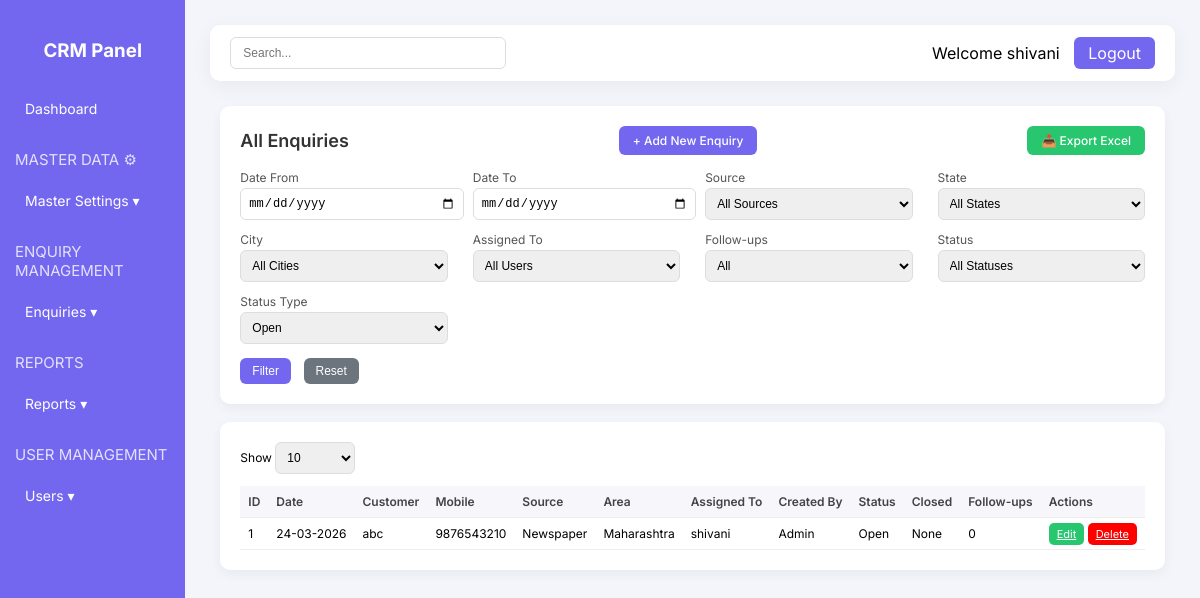
Page /enquiry/enquiries (signed in) on the committed database.
### app/models/user.py (models this page shows, shortened)
class User(db.Model, UserMixin):
    __tablename__ = "users"
    id = db.Column(db.Integer, primary_key=True)
    username = db.Column(db.String(150), unique=True, nullable=False)
    email = db.Column(db.String(150), unique=True)
    password = db.Column(db.String(255), nullable=False)
    role = db.Column(db.String(50), nullable=False, default="Admin")
    assigned_enquiries = db.relationship(
        "Enquiry",
        foreign_keys="Enquiry.assigned_to",
        back_populates="assigned_user"
    )
    created_enquiries = db.relationship(
        "Enquiry",
        foreign_keys="Enquiry.created_by",
        back_populates="created_user"
    )

### app/models/enquiry.py (models this page shows)
class Enquiry(db.Model):
    __tablename__ = "enquiries"
    id = db.Column(db.Integer, primary_key=True)
    date = db.Column(db.Date, default=datetime.utcnow)
    customer = db.Column(db.String(100))
    mobile = db.Column(db.String(15))
    alt_mobile = db.Column(db.String(15))
    email = db.Column(db.String(100))
    source = db.Column(db.String(50))
    area = db.Column(db.String(100))
    city = db.Column(db.String(100))
    product = db.Column(db.String(100))
    assigned_to = db.Column(db.Integer, db.ForeignKey("users.id"))
    status = db.Column(db.String(50))       # Open, Followup, Closed
    closed = db.Column(db.String(50))
    assigned_to = db.Column(db.Integer, db.ForeignKey("users.id"), nullable=False)
    assigned_user = db.relationship(
        "User",
        foreign_keys=[assigned_to],
        back_populates="assigned_enquiries"
    )
    created_by = db.Column(db.Integer, db.ForeignKey("users.id"))
    created_user = db.relationship(
        "User",
        foreign_keys=[created_by],
        back_populates="created_enquiries"
    )
    status = db.Column(db.String(50), default="Open")
    closed = db.Column(db.String(20))
    remark = db.Column(db.Text)
    followup_date=db.Column(db.Date, nullable=True)
    followups = db.relationship("FollowUp", backref="enquiry", lazy=True)

### app/routes/enquiry_routes.py (the view)
@enquiry_bp.route("/all")
@enquiry_bp.route("/enquiries")
@login_required
def all_enquiries():
    try:
        query = Enquiry.query.order_by(Enquiry.id.desc())
        date_from = request.args.get("date_from")
        date_to = request.args.get("date_to")
        source = request.args.get("source")
        city = request.args.get("city")
        search = request.args.get("search")
        assigned_to = request.args.get("assigned_to")
        if date_from:
            date_from_obj = datetime.strptime(date_from, "%Y-%m-%d").date()
            query = query.filter(Enquiry.date >= date_from_obj)
        if date_to:
            date_to_obj = datetime.strptime(date_to, "%Y-%m-%d").date()
            query = query.filter(Enquiry.date <= date_to_obj)
        if source and source != "All Sources":
            query = query.filter(Enquiry.source == source)
        if city:
            query = query.filter(Enquiry.city == city)
        if assigned_to:
            query = query.filter(Enquiry.assigned_to == assigned_to)
        if search:
            query = query.filter(
                Enquiry.customer.ilike(f"%{search}%")
            )
        enquiries = query.all()
        states = db.session.query(Enquiry.area).distinct().all()
        cities = db.session.query(Enquiry.city).distinct().all()
        users = User.query.all()
    except Exception as e:
        flash(f"Error fetching enquiries: {str(e)}", "danger")
        enquiries = []
        states = []
        cities = []
    return render_template(
        "enquiry/all_enquiries.html",
        enquiries=enquiries,
        states=[s[0] for s in states],
        cities=[c[0] for c in cities],
        users=users
    )

### app/routes/auth_routes.py (called while the page is built)
@login_manager.user_loader
def load_user(user_id):
    return User.query.get(int(user_id))

### app/templates/enquiry/all_enquiries.html (shortened to what this page needs)
{% extends "dashboard.html" %}
{% block content %}
<div class="container">
<div class="card">
<div class="card-header">
<h2>All Enquiries</h2>
<a href="{{ url_for('enquiry.add_enquiry') }}" class="add-btn">
+ Add New Enquiry
</a>
<a href="{{ url_for('enquiry.export_excel') }}" class="export-btn">
📥 Export Excel
</a>
</div>
<form method="GET" action="{{ url_for('enquiry.all_enquiries') }}">
<div class="filter-grid">
<div>
<label>Date From</label>
<input type="date" name="date_from">
</div>
<div>
<label>Date To</label>
<input type="date" name="date_to">
</div>
<div>
<label>Source</label>
<select name="source">
<option>All Sources</option>
</select>
</div>
<div>
<label>State</label>
<select name="area" id="state">
<option value="">All States</option>
</select>
</div>
<div>
<label>City</label>
<select name="city" id="city">
<option value="">All Cities</option>
</select>
</div>
<div>
<label>Assigned To</label>
<select name="assigned_to">
<option value="">All Users</option>
</select>
</div>
<div>
<label>Follow-ups</label>
<select>
<option>All</option>
</select>
</div>
<div>
<label>Status</label>
<select>
<option>All Statuses</option>
</select>
</div>
<div>
<label>Status Type</label>
<select>
<option>Open</option>
</select>
</div>
</div>
<div class="filter-buttons">
<button type="submit" class="filter-btn">Filter</button>
<button type="reset" class="reset-btn">Reset</button>
</div>
</div>
<div class="card">
<div class="search-box">
<div>
Show
<select>
<option>10</option>
</select>
</div>
</div>
<div class="table-wrapper">
<table>
<thead>
<tr>
<th>ID</th>
<th>Date</th>
<th>Customer</th>
<th>Mobile</th>
<th>Source</th>
<th>Area</th>
<th>Assigned To</th>
<th>Created By</th>
<th>Status</th>
<th>Closed</th>
<th>Follow-ups</th>
<th>Actions</th>
</tr>
</thead>
<tbody>
{% for enquiry in enquiries %}
<tr>
  <td>{{ enquiry.id }}</td>
  <td>{% if enquiry.date %}{{ enquiry.date.strftime('%d-%m-%Y') }}{% endif %}</td>
  <td>{{ enquiry.customer }}</td>
  <td>{{ enquiry.mobile }}</td>
  <td>{{ enquiry.source }}</td>
  <td>{{ enquiry.area }}</td>
  <td>
{{ enquiry.assigned_user.username if enquiry.assigned_user else "Not Assigned" }}
</td>
  <td>
      {% if enquiry.created_by %}
          {{ enquiry.created_by.username }}
      {% else %}
          Admin
      {% endif %}
  </td>
  <td>{{ enquiry.status }}</td>
  <td>{{ enquiry.closed }}</td>
  <td>{{ enquiry.followups|length }}</td>
  <td>
      <a href="{{ url_for('enquiry.edit_enquiry', id=enquiry.id) }}" class="action-btn edit">Edit</a>
      <a href="{{ url_for('enquiry.delete_enquiry', id=enquiry.id) }}" class="action-btn view" style="background:red;">Delete</a>
  </td>
</tr>
{% endfor %}
</tbody>
</table>
</div>
</div>
</div>
{% endblock %}

### app/templates/dashboard.html (shortened to what this page needs)
<!DOCTYPE html>
<html>
<head>
</head>
<body>
<div class="wrapper">
<div class="sidebar">
<h3>CRM Panel</h3>
<ul>
<li><a href="{{ url_for('dashboard.admin_dashboard') }}">Dashboard</a></li>
<p class="section-title">MASTER DATA ⚙</p>
<li>
<a onclick="toggleMenu('masterMenu')">Master Settings ▾</a>
</li>
<p class="section-title">ENQUIRY MANAGEMENT</p>
<li>
  <a onclick="toggleMenu('enquiryMenu')">Enquiries ▾</a>
</li>
<p class="section-title">REPORTS</p>
<li>
<a onclick="toggleMenu('reportsMenu')">Reports ▾</a>
</li>
<p class="section-title">USER MANAGEMENT</p>
<li>
<a onclick="toggleMenu('usersMenu')">Users ▾</a>
</li>
</ul>
</div>
<div class="content">
<div class="topbar">
<input class="search-input" type="text" placeholder="Search...">
<div>
<span style="margin-right:10px;">Welcome {{ current_user.username }}</span>
<a href="{{ url_for('auth.logout') }}" class="logout-btn">Logout</a>
</div>
</div>
{% set stats = stats or {} %}
{% block content %}{% endblock %}
</div>
</div>
</body>
</html>

### app/templates/dashboard.html (style rules this page uses)
body { margin:0; font-family: 'Inter', sans-serif; background:#f4f5fa; }
.wrapper { display:flex; }
.sidebar { width:240px; background:#7367f0; color:white; min-height:100vh; padding:20px 15px; transition: width 0.3s; }
.sidebar h3 { text-align:center; margin-bottom:30px; }
.sidebar ul { list-style:none; padding:0; }
.sidebar ul li { margin:8px 0; }
.sidebar ul li a { color:white; text-decoration:none; display:block; padding:8px 10px; border-radius:6px; font-size:14px; cursor:pointer; }
.content { flex:1; padding:25px; }
.topbar { display:flex; justify-content:space-between; align-items:center; background:white; padding:12px 20px; border-radius:10px; box-shadow:0 5px 20px rgba(0,0,0,0.05); margin-bottom:20px; }
.search-input { padding:8px 12px; border:1px solid #ddd; border-radius:6px; width:250px; }
.logout-btn { background:#7367f0; color:white; padding:6px 14px; border-radius:6px; text-decoration:none; }
.card { background:white; padding:20px; border-radius:12px; box-shadow:0 5px 20px rgba(0,0,0,0.05); }
.card h2 { margin:0; }
.section-title { margin-top:25px; font-size:15px; opacity:0.8; }

### app/templates/enquiry/all_enquiries.html (style rules this page uses)
.container { max-width:100%; margin:25px auto; padding:0 10px; }
.card { background:#fff; padding:20px; border-radius:10px; box-shadow:0 4px 12px rgba(0,0,0,0.05); margin-bottom:18px; }
.card-header { display:flex; justify-content:space-between; align-items:center; margin-bottom:15px; }
.card-header h2 { margin:0; font-size:18px; font-weight:600; color:#333; }
.add-btn { background:#7367f0; color:white; padding:7px 14px; border-radius:6px; text-decoration:none; font-size:12px; font-weight:500; }
.export-btn { background:#28c76f; color:white; padding:7px 14px; border-radius:6px; text-decoration:none; font-size:12px; font-weight:500; }
.filter-grid { display:grid; grid-template-columns:repeat(4,1fr); column-gap:25px; row-gap:12px; }
label { font-size:12px; margin-bottom:3px; display:block; color:#555; }
input,select { width:100%; padding:7px; border:1px solid #ddd; border-radius:6px; font-size:12px; outline:none; }
.filter-buttons { margin-top:14px; }
.filter-btn { background:#7367f0; color:white; padding:6px 12px; border:none; border-radius:6px; cursor:pointer; font-size:12px; margin-right:8px; }
.reset-btn { background:#6c757d; color:white; padding:6px 12px; border:none; border-radius:6px; cursor:pointer; font-size:12px; }
.search-box { display:flex; justify-content:space-between; align-items:center; margin-bottom:12px; font-size:12px; }
.search-box select { width:80px; }
.table-wrapper { overflow-x:auto; }
table { width:100%; border-collapse:collapse; font-size:12px; }
thead { background:#f7f7fb; }
th,td { padding:8px; border-bottom:1px solid #eee; text-align:left; white-space:nowrap; }
th { font-weight:600; color:#444; }
.action-btn { padding:4px 8px; border:none; border-radius:5px; cursor:pointer; font-size:11px; }
.view { background:#7367f0; color:white; }
.edit { background:#28c76f; color:white; }

### rows in the picture
User: username "shivani"
Enquiry: id "1", date "24-03-2026", customer "abc", mobile "9876543210", source "Newspaper", area "Maharashtra", assigned_user "shivani", shows "Admin", status "Open", closed "None", followups|length "0"
